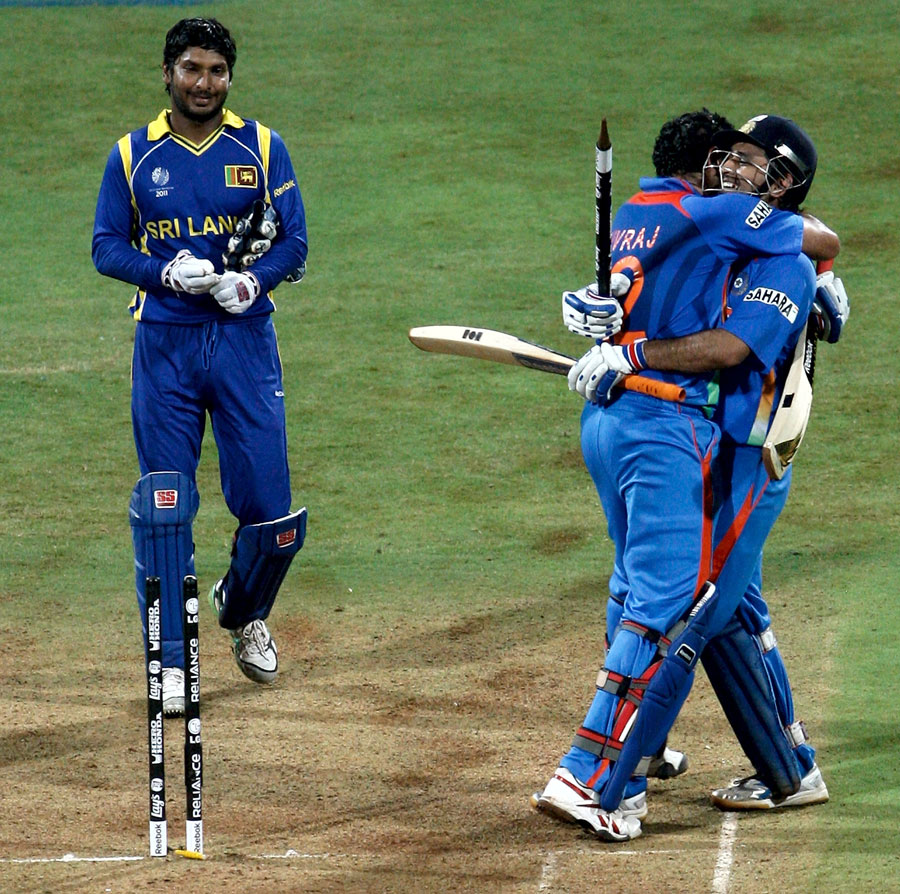
#> input picture my_work/zzz.jpg, 900 x 894 px
$ python pro4.py   (Python 2 division)
#> lines starting #> are read from the running program, lines starting #| are printed output that depends on the picture
#this will fucking crop the image by the width and height given
from PIL import Image

def main():
    try:
        #Relative Path
        img = Image.open("zzz.jpg")
#> img is the input picture: PIL image 900x894 RGB; mean R, G, B 101.5, 116.1, 93.4
        width, height = img.size
#> width = 900; height = 894

        area = (0, 0, width/2, height/2)
#> area = (0, 0, 450, 447)
        img = img.crop(area)
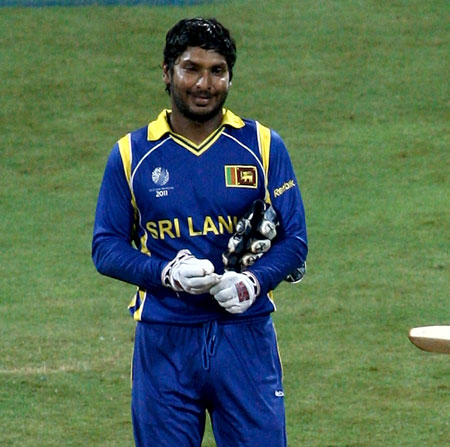
#> img: PIL image 450x447 RGB; mean R, G, B 83.6, 109.5, 85.7

        #Saved in the same relative location
        img.save("new_z.jpg")

    except IOError:
        print "IOError"

if __name__ == "__main__":
    main()
